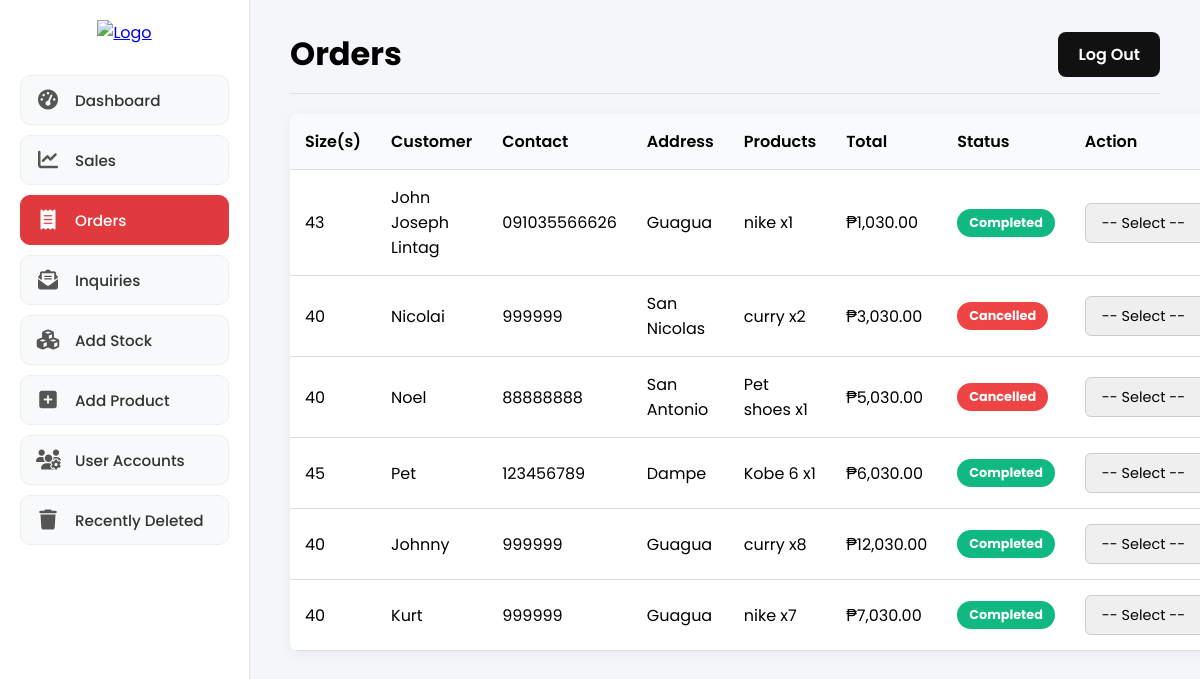
/Orders.php (signed in), run on the app's committed database.
### tables this page shows
CREATE TABLE `cart` (
  `id` int(11) NOT NULL,
  `fullname` varchar(255) NOT NULL,
  `contact` varchar(50) NOT NULL,
  `address` text NOT NULL,
  `cart` longtext NOT NULL CHECK (json_valid(`cart`)),
  `total` decimal(10,2) NOT NULL,
  `created_at` timestamp NOT NULL DEFAULT current_timestamp(),
  `status` varchar(20) NOT NULL DEFAULT 'Pending'
);

### Orders.php (the view, shortened to what this page needs)
<?php
$conn = new mysqli("localhost", "root", "", "addproduct");
$sql = "SELECT * FROM cart ORDER BY id DESC";
$result = $conn->query($sql);
?>
<!DOCTYPE html>
<html lang="en">
<head>
<link rel="stylesheet" href="CSS/admin.css"/>
<link rel="stylesheet" href="https://cdnjs.cloudflare.com/ajax/libs/font-awesome/6.4.0/css/all.min.css" />
</head>
<body>
<div class="admin-container">
  <?php include 'admin_sidebar.php'; ?>
  <main class="main-content">
    <header class="main-header">
      <h1>Orders</h1>
      <a href="logout.php" class="logout-button">Log Out</a>
    </header>
    <table class="order-table">
      <thead>
        <tr>
          <th>Size(s)</th>
          <th>Customer</th>
          <th>Contact</th>
          <th>Address</th>
          <th>Products</th>
          <th>Total</th>
          <th>Status</th>
          <th>Action</th>
        </tr>
      </thead>
      <tbody>
        <?php while ($row = $result->fetch_assoc()) : ?>
          <?php
            $cart_items = json_decode($row['cart'], true);
            $product_list = [];
            $size_list = [];
            if ($cart_items && is_array($cart_items)) {
              foreach ($cart_items as $item) {
                $product_list[] = ($item['name'] ?? 'N/A') . " x" . ($item['quantity'] ?? 1);
                $size_list[] = $item['size'] ?? 'N/A';
              }
            }
            $products_display = implode("<br>", $product_list);
            $sizes_display = implode("<br>", $size_list);
            $status_class = strtolower($row['status'] ?? 'pending');
          ?>
          <tr>
            <td><?= $sizes_display ?></td>
            <td><?= htmlspecialchars($row['fullname']) ?></td>
            <td><?= htmlspecialchars($row['contact']) ?></td>
            <td><?= htmlspecialchars($row['address']) ?></td>
            <td><?= $products_display ?></td>
            <td>₱<?= number_format($row['total'], 2) ?></td>
            <td><span class="status-badge status-<?= $status_class ?>"><?= ucfirst($status_class) ?></span></td>
            <td>
              <form method="POST" action="update_order.php">
                <select name="action" class="status-select" onchange="this.form.submit()">
                  <option value="">-- Select --</option>
                </select>
              </form>
            </td>
          </tr>
        <?php endwhile; ?>
      </tbody>
    </table>
  </main>
</div>
</body>
</html>

### admin_sidebar.php
<?php
$current_page = basename($_SERVER['SCRIPT_NAME']);
?>
<aside class="sidebar">
   <a href="Dashboard.php" class="sidebar-logo-link">
       <img class="logo" src="assets/Media (2) 1.png" alt="Logo">
   </a>
    <nav class="sidebar-nav">
        <a href="Dashboard.php" class="nav-item <?php if ($current_page == 'Dashboard.php') echo 'active'; ?>">
            <i class="fas fa-tachometer-alt"></i><span>Dashboard</span>
        </a>
        <a href="Sales.php" class="nav-item <?php if ($current_page == 'Sales.php') echo 'active'; ?>">
            <i class="fas fa-chart-line"></i><span>Sales</span>
        </a>
        <a href="Orders.php" class="nav-item <?php if ($current_page == 'Orders.php') echo 'active'; ?>">
            <i class="fas fa-receipt"></i><span>Orders</span>
        </a>
        <a href="admin_inquiries.php" class="nav-item <?php if ($current_page == 'admin_inquiries.php') echo 'active'; ?>">
            <i class="fas fa-envelope-open-text"></i><span>Inquiries</span>
        </a>
        <a href="add_stock.php" class="nav-item <?php if ($current_page == 'add_stock.php') echo 'active'; ?>">
            <i class="fas fa-cubes"></i><span>Add Stock</span>
        </a>
        <a href="practiceaddproduct.php" class="nav-item <?php if ($current_page == 'practiceaddproduct.php') echo 'active'; ?>">
            <i class="fas fa-plus-square"></i><span>Add Product</span>
        </a>
        <a href="user_accounts.php" class="nav-item <?php if ($current_page == 'user_accounts.php') echo 'active'; ?>">
            <i class="fas fa-users-cog"></i><span>User Accounts</span>
        </a>
        <a href="recently_deleted.php" class="nav-item <?php if ($current_page == 'recently_deleted.php') echo 'active'; ?>">
            <i class="fas fa-trash"></i><span>Recently Deleted</span>
        </a>
    </nav>
    <div style="flex-grow: 1;"></div>
</aside>

### CSS/admin.css (style rules this page uses)
html, body { margin: 0; padding: 0; height: 100%; font-family: 'Poppins', 'Helvetica', Arial, sans-serif; overflow: hidden; }
.admin-container { display: flex; height: 100vh; }
.sidebar { width: 250px; background: #fff; padding: 20px; box-sizing: border-box; display: flex; flex-direction: column; border-right: 1px solid #e0e0e0; flex-shrink: 0; }
.sidebar-logo-link { display: block; text-align: center; margin-bottom: 30px; }
.sidebar .logo { width: 120px; transition: transform 0.3s ease; }
.sidebar-nav { display: flex; flex-direction: column; gap: 10px; width: 100%; }
.sidebar .nav-item { padding: 12px 15px; background: #f8f9fa; color: #333; border-radius: 10px; cursor: pointer; display: flex; align-items: center; gap: 15px; font-weight: 500; font-size: 0.95rem; width: 100%; text-decoration: none; transition: all 0.2s ease; box-sizing: border-box; border: 1px solid #eee; }
.sidebar .nav-item.active { background-color: #E03A3E; color: #fff; border-color: #E03A3E; }
.sidebar .nav-item.active i, .sidebar .nav-item.active img { filter: brightness(0) invert(1); color: #fff; }
.sidebar .nav-item img, .sidebar .nav-item i { width: 24px; height: 24px; text-align: center; font-size: 20px; color: #555; flex-shrink: 0; line-height: 24px; }
.main-content { flex: 1; padding: 30px 40px; overflow-y: auto; background: #f5f6fa; }
.main-header { display: flex; justify-content: space-between; align-items: center; margin-bottom: 20px; padding-bottom: 15px; border-bottom: 1px solid #e0e0e0; }
.main-header h1 { margin: 0; font-size: 2rem; }
.logout-button { background-color: #111; color: #fff; padding: 10px 20px; border-radius: 8px; text-decoration: none; font-weight: 600; transition: background-color 0.3s; white-space: nowrap; }

### Orders.php (style rules this page uses)
.order-table { width:100%; border-collapse:collapse; background: #fff; border-radius: 8px; overflow: hidden; box-shadow: 0 4px 15px rgba(0,0,0,0.05); }
.order-table th, .order-table td { padding:15px; border-bottom:1px solid #ddd; text-align:left; }
.order-table th { background:#f9fafb; font-weight: 600; }
.status-badge { padding:5px 12px; border-radius:50px; color:white; font-weight:bold; font-size:0.8em; display:inline-block; }
.status-cancelled { background:#ef4444; }
.status-completed { background:#10b981; }
.status-select { padding: 8px 12px; border-radius: 6px; border: 1px solid #ccc; font-family: 'Poppins', sans-serif; font-size: 0.9em; cursor: pointer; }

### data on the page
cart: size_list "43", fullname "John Joseph Lintag", contact "091035566626", address "Guagua", product_list "nike x1", total "1,030.00", status "Completed"
cart: size_list "40", fullname "Nicolai", contact "999999", address "San Nicolas", product_list "curry x2", total "3,030.00", status "Cancelled"
cart: size_list "40", fullname "Noel", contact "88888888", address "San Antonio", product_list "Pet shoes x1", total "5,030.00", status "Cancelled"
cart: size_list "45", fullname "Pet", contact "123456789", address "Dampe", product_list "Kobe 6 x1", total "6,030.00", status "Completed"
cart: size_list "40", fullname "Johnny", contact "999999", address "Guagua", product_list "curry x8", total "12,030.00", status "Completed"
cart: size_list "40", fullname "Kurt", contact "999999", address "Guagua", product_list "nike x7", total "7,030.00", status "Completed"
